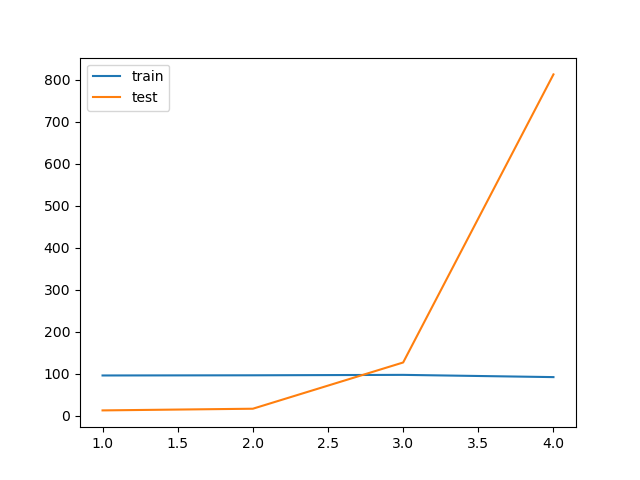

Write the Python code that produced this figure.
from sklearn import preprocessing
from sklearn import linear_model
from utility import train_test_split_data, calc_RMSE
from matplotlib import pyplot as plt
import numpy as np


def monomail_features(degree, x: np.array):
    transformed = x
    for degree in range(2, degree + 1):
        transformed = np.hstack((transformed, np.power(x, degree)))

    return transformed


def test_monomial(degrees):
    x_train, x_test, y_train, y_test = train_test_split_data()
    train_errors, test_errors = [], []
    model = linear_model.LinearRegression(fit_intercept=True)
    for degree in degrees:
        x_train_transformed = monomail_features(degree, x_train)
        x_test_transformed = monomail_features(degree, x_test)
        model.fit(x_train_transformed, y_train)

        train_errors.append(calc_RMSE(model, x_train_transformed, y_test))

        test_errors.append(calc_RMSE(model, x_test_transformed, y_test))

    return train_errors, test_errors


if __name__ == "__main__":
    degrees = [1, 2, 3, 4]
    train, test = test_monomial(degrees)
    for degree, train_, test_ in zip(degrees, train, test):
        print(f'{degree=}  - {train_=} {test_=}')

    plt.plot(degrees, train, label='train')
    plt.plot(degrees, test, label='test')
    plt.legend(loc='best')
    plt.show()
